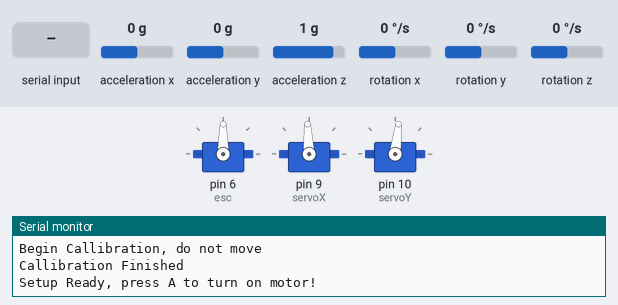
Bench run of a sketch on a simulated Arduino Uno, built with avr-gcc and run on an emulated ATmega328P. On the bench: 3 × servo, the last lines printed to the serial monitor. Wiring (inferred from the names in the program): MPU-6050 motion sensor at I2C address 0x68. The inputs (shaded band) are chosen by the test bench; at power-on: acceleration x 0 g, acceleration y 0 g, acceleration z 1 g, rotation x 0 °/s, rotation y 0 °/s, rotation z 0 °/s.

Above: at 10.4 s.
10.5 s: "A\n" received over Serial
At 11.6 s:
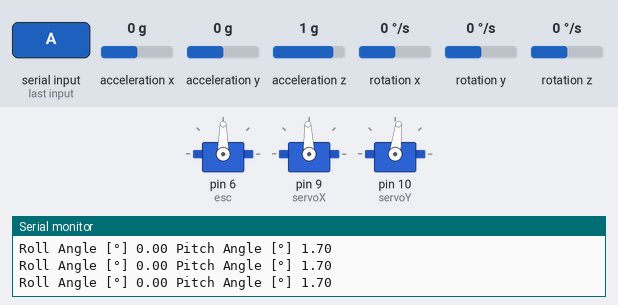
12.0 s: acceleration x set to -1.4 g
At 14.5 s:
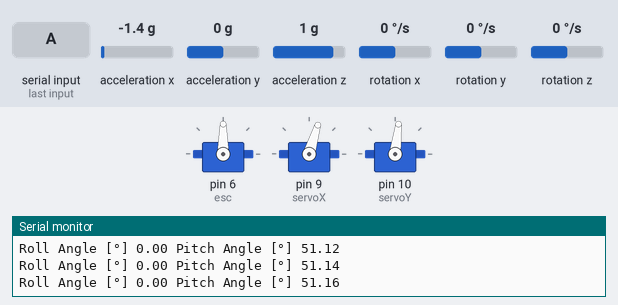
Timing chart, 0 to 16.0 s (numbered marks = the images above; inputs shaded):
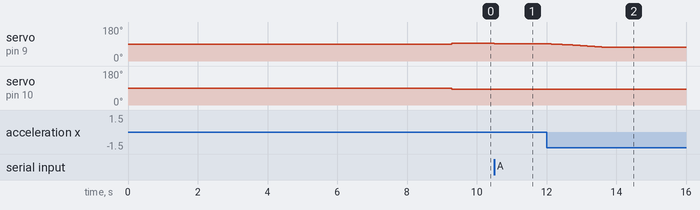

The sketch:

Active_Stabilization.ino
```cpp
// Libraries
#include <Wire.h>
#include <Servo.h>
#include <PID_v1.h>

// Motor Flag (PID calculation starts when flag is turned on to avoid feeding false data to the PID)
bool motorRunning = false;

// Servo Offsets (This has to be done manually everytime the gimbal is taken off of the servos)
const int servoxinit = 93, servoyinit = 83;

// PID Values
const double Kp = 0.1062, Ki = 0.27612, Kd = 0.010211538;

// Servo objects
Servo servoX;   // x-axis servo (outer gimbal)
Servo servoY;   // y-axis servo (inner gimbal)
Servo esc;      // JP Hobby 160A ESC

// PID variables for X axis
double setpointX = 0.0, inputX, outputX; // setpointX = what we want the pitch angle to be; inputX is the current pitch angle; and outputX feeds to servoX to correct offset)
PID pidX(&inputX, &outputX, &setpointX, Kp, Ki, Kd, DIRECT);

// PID variables for Y axis
double setpointY = 0.0, inputY, outputY; // setpointY = what we want the roll angle to be; inputY is the current roll angle; and outputY feeds to servoY to correct offset)
PID pidY(&inputY, &outputY, &setpointY, Kp, Ki, Kd, DIRECT);

// Gyroscope and accelerometer variables
float RateRoll, RatePitch, RateYaw;
float RateCalibrationRoll, RateCalibrationPitch, RateCalibrationYaw;
int RateCalibrationNumber;
float AccX, AccY, AccZ;
float AngleRoll, AnglePitch;
uint32_t LoopTimer;

// Kalman filter variables (predicted angles and uncertainities)
float KalmanAngleRoll=0, KalmanUncertaintyAngleRoll=2*2; // up to 2 degrees uncertainity
float KalmanAnglePitch=0, KalmanUncertaintyAnglePitch=2*2; // because rocket can never be completely flat

// Kalman Filter Output
float Kalman1DOutput[]={0,0};

void setup(void) {
  // Initialize the serial communication
  Serial.begin(115200);

  // Prevents code from locking up
  Wire.setWireTimeout(3000, true);

  // ESC setup
  pinMode(4, INPUT);        // ESC short wire
  // Serial.println(digitalRead(4));
  esc.attach(6, 900, 2400); // ESC long wire

  // MPU-6050 Connection and Calibration
  Wire.setClock(400000);
  Wire.begin();
  delay(250);
  Wire.beginTransmission(0x68);
  Wire.write(0x6B);
  Wire.write(0x00);
  Wire.endTransmission();
  Serial.println("\n");
  Serial.println("Begin Callibration, do not move\n");
  for (RateCalibrationNumber=0; RateCalibrationNumber<2000; RateCalibrationNumber ++) {
    gyro_signals();
    RateCalibrationRoll+=RateRoll;
    RateCalibrationPitch+=RatePitch;
    RateCalibrationYaw+=RateYaw;
    delay(1);
  }
  RateCalibrationRoll/=2000;
  RateCalibrationPitch/=2000;
  RateCalibrationYaw/=2000;
  LoopTimer=micros();
  Serial.println("Callibration Finished\n");

  // Attach servos
  servoX.attach(9);  // x-axis servo (outer gimbal)
  servoY.attach(10); // y-axis servo (inner gimbal)

  // Set initial servo positions
  servoX.write(servoxinit);
  servoY.write(servoyinit);

  // Initialize PID controllers
  pidX.SetMode(AUTOMATIC);
  pidY.SetMode(AUTOMATIC);
  pidX.SetOutputLimits(-20,20);
  pidY.SetOutputLimits(-20,20);

  // Confirm setup completion
  Serial.println("Setup Ready, press A to turn on motor!");
}

void loop() {

  // Motor On / Off control via serial
  if (Serial.available() > 0) {
    char command = Serial.read();
        if (command == 'A') {
          startMotor(); // starts motor
        } else if (command == 'F') {
          stopMotor();  // stops motor
        }
      }

  if (motorRunning) {
    // Calculates the rotation rates
    gyro_signals();
    RateRoll-=RateCalibrationRoll;
    RatePitch-=RateCalibrationPitch;
    RateYaw-=RateCalibrationYaw;

    // Starts the iteration for the Kalman filter with the roll and pitch angles
    kalman_1d(KalmanAngleRoll, KalmanUncertaintyAngleRoll, RateRoll, AngleRoll);
    KalmanAngleRoll=Kalman1DOutput[0];
    KalmanUncertaintyAngleRoll=Kalman1DOutput[1];
    kalman_1d(KalmanAnglePitch, KalmanUncertaintyAnglePitch, RatePitch, AnglePitch);
    KalmanAnglePitch=Kalman1DOutput[0];
    KalmanUncertaintyAnglePitch=Kalman1DOutput[1];

    // Use filtered angles as input to PID
    inputX = KalmanAnglePitch; // inputX = KalmanAngleRoll;
    pidX.Compute();
    int servoPosX = constrain(servoxinit + outputX, servoxinit - 20, servoxinit + 20);
    servoX.write(servoPosX);

    inputY = KalmanAngleRoll; // inputY = KalmanAnglePitch;
    pidY.Compute();
    int servoPosY = constrain(servoyinit + outputY, servoyinit - 20, servoyinit + 20);
    servoY.write(servoPosY);

    Serial.print("Roll Angle [°] ");
    Serial.print(KalmanAngleRoll);
    Serial.print(" Pitch Angle [°] ");
    Serial.println(KalmanAnglePitch);

    // Serial.print("PID Input X: ");
    // Serial.print(inputX);
    // Serial.print(", PID Output X: ");
    // Serial.print(outputX);
    // Serial.print(", Servo Position X: ");
    // Serial.println(servoPosX);

    // // Serial.print("PID Input Y: ");
    // // Serial.print(inputY);
    // // Serial.print(", PID Output Y: ");
    // // Serial.print(outputY);
    // Serial.print(", Servo Position Y: ");
    // Serial.println(servoPosY);

    while (micros() - LoopTimer < 4000);
    LoopTimer=micros();
  }
}

  // Calculates predicted angle and uncertainty using the Kalman equations; credit to Carbon Aeronautics
void kalman_1d(float KalmanState, float KalmanUncertainty, float KalmanInput, float KalmanMeasurement) {
  KalmanState=KalmanState+0.004*KalmanInput;
  KalmanUncertainty=KalmanUncertainty + 0.004 * 0.004 * 4 * 4;
  float KalmanGain=KalmanUncertainty * 1/(1*KalmanUncertainty + 3 * 3);
  KalmanState=KalmanState+KalmanGain * (KalmanMeasurement-KalmanState);
  KalmanUncertainty=(1-KalmanGain) * KalmanUncertainty;

  // Kalman filter output
  Kalman1DOutput[0]=KalmanState;
  Kalman1DOutput[1]=KalmanUncertainty;
}

// Read the rotation rates, acceleration, and angles from the MPU-6050; credit to Carbon Aeronautics
void gyro_signals(void) {
  Wire.beginTransmission(0x68);
  Wire.write(0x1A);
  Wire.write(0x05);
  Wire.endTransmission();
  Wire.beginTransmission(0x68);
  Wire.write(0x1C);
  Wire.write(0x10);
  Wire.endTransmission();
  Wire.beginTransmission(0x68);
  Wire.write(0x3B);
  Wire.endTransmission();
  Wire.requestFrom(0x68,6);
  int16_t AccXLSB = Wire.read() << 8 | Wire.read();
  int16_t AccYLSB = Wire.read() << 8 | Wire.read();
  int16_t AccZLSB = Wire.read() << 8 | Wire.read();
  Wire.beginTransmission(0x68);
  Wire.write(0x1B);
  Wire.write(0x8);
  Wire.endTransmission();
  Wire.beginTransmission(0x68);
  Wire.write(0x43);
  Wire.endTransmission();
  Wire.requestFrom(0x68,6);
  int16_t GyroX=Wire.read()<<8 | Wire.read();
  int16_t GyroY=Wire.read()<<8 | Wire.read();
  int16_t GyroZ=Wire.read()<<8 | Wire.read();
  RateRoll=(float)GyroX/65.5;
  RatePitch=(float)GyroY/65.5;
  RateYaw=(float)GyroZ/65.5;
  AccX=(float)AccXLSB/4096-0.03; // accero calibration, this is done manually
  AccY=(float)AccYLSB/4096;
  AccZ=(float)AccZLSB/4096;
  AngleRoll=atan(AccY/sqrt(AccX*AccX+AccZ*AccZ))*1/(3.142/180);
  AnglePitch=-atan(AccX/sqrt(AccY*AccY+AccZ*AccZ))*1/(3.142/180);
}

// Starts motor
void startMotor() {
  Serial.println("Motor Begin");
  motorRunning = true;  // Set motor status flag
  set_esc_power(esc, 60);
  Serial.println("Motor Started");
}

// Stops motor
void stopMotor() {
  Serial.println("Stopping Motor");
  motorRunning = false;  // Reset motor status flag
  set_esc_power(esc, 0);
  Serial.println("Motor Stopped");
}

// Sets the power of the ESC fom 0 to 100
int set_esc_power (Servo esc, int power) {
  power = constrain(power, 0, 100);
  int signal_min = 900; // PWM Period
  int signal_max = 2400; // PWM Period
  int signal_output = map(power, 0, 100, signal_min, signal_max); //map(value, fromLow, fromHigh, toLow, toHigh)
  esc.writeMicroseconds(signal_output);
  return signal_output;
}
```

Measured:
- after the input at 10.5 s, servo on pin 9 (servoX): 93° → 92° at once
